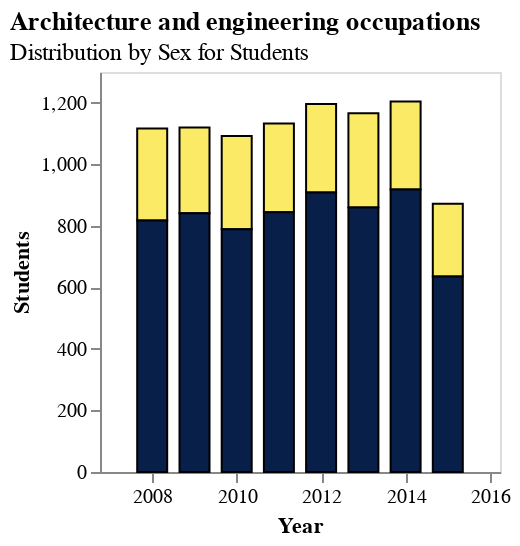

Here is the notebook cell this chart was saved with:
### Code cell
TimeSeriesBar(student_melted, 'Architecture and engineering occupations', "Students")

### Figure 1 — Vega-Lite specification as saved in the notebook (floating-point values rounded to 4 significant figures)
{"config": {"view": {"continuousWidth": 300, "continuousHeight": 300}}, "data": {"name": "data-ab3f7504c45a77263269026e3eb6f7ce"}, "mark": {"type": "bar", "size": 15, "stroke": "black", "strokeWidth": 1}, "encoding": {"color": {"field": "SEX", "legend": null, "scale": {"range": ["#FBEA65", "#081F49"]}, "type": "nominal"}, "x": {"axis": {"grid": false, "title": "Year"}, "field": "year", "scale": {"domain": ["2007-01-01T00:00:00", "2016-01-01T00:00:00"]}, "type": "temporal"}, "y": {"axis": {"grid": false, "title": "Students"}, "field": "count", "stack": true, "type": "quantitative"}}, "height": 200, "title": {"text": "Architecture and engineering occupations", "subtitle": "Distribution by Sex for Students", "anchor": "start"}, "width": 200, "$schema": "https://vega.github.io/schema/vega-lite/v5.17.0.json", "datasets": {"data-ab3f7504c45a77263269026e3eb6f7ce": [{"year": "2008-01-01T00:00:00", "OCCUPATION": "Architecture and engineering occupations", "SEX": "F", "count": 299}, {"year": "2009-01-01T00:00:00", "OCCUPATION": "Architecture and engineering occupations", "SEX": "F", "count": 279}, {"year": "2010-01-01T00:00:00", "OCCUPATION": "Architecture and engineering occupations", "SEX": "F", "count": 303}, {"year": "2011-01-01T00:00:00", "OCCUPATION": "Architecture and engineering occupations", "SEX": "F", "count": 289}, {"year": "2012-01-01T00:00:00", "OCCUPATION": "Architecture and engineering occupations", "SEX": "F", "count": 288}, {"year": "2013-01-01T00:00:00", "OCCUPATION": "Architecture and engineering occupations", "SEX": "F", "count": 306}, {"year": "2014-01-01T00:00:00", "OCCUPATION": "Architecture and engineering occupations", "SEX": "F", "count": 286}, {"year": "2015-01-01T00:00:00", "OCCUPATION": "Architecture and engineering occupations", "SEX": "F", "count": 237}, {"year": "2008-01-01T00:00:00", "OCCUPATION": "Architecture and engineering occupations", "SEX": "M", "count": 817}, {"year": "2009-01-01T00:00:00", "OCCUPATION": "Architecture and engineering occupations", "SEX": "M", "count": 841}, {"year": "2010-01-01T00:00:00", "OCCUPATION": "Architecture and engineering occupations", "SEX": "M", "count": 789}, {"year": "2011-01-01T00:00:00", "OCCUPATION": "Architecture and engineering occupations", "SEX": "M", "count": 844}, {"year": "2012-01-01T00:00:00", "OCCUPATION": "Architecture and engineering occupations", "SEX": "M", "count": 908}, {"year": "2013-01-01T00:00:00", "OCCUPATION": "Architecture and engineering occupations", "SEX": "M", "count": 860}, {"year": "2014-01-01T00:00:00", "OCCUPATION": "Architecture and engineering occupations", "SEX": "M", "count": 918}, {"year": "2015-01-01T00:00:00", "OCCUPATION": "Architecture and engineering occupations", "SEX": "M", "count": 635}]}}
